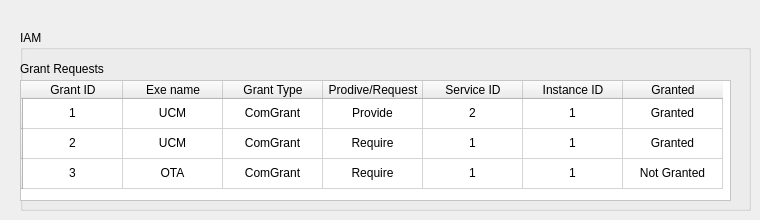
   <widget class="QWidget" name="tab_4">
    <attribute name="title">
     <string>IAM</string>
    </attribute>
    <widget class="QGroupBox" name="groupBox_7">
     <property name="geometry">
      <rect>
       <x>20</x>
       <y>30</y>
       <width>731</width>
       <height>181</height>
      </rect>
     </property>
     <property name="autoFillBackground">
      <bool>true</bool>
     </property>
     <property name="title">
      <string>IAM</string>
     </property>
     <widget class="QTableWidget" name="tableWidget_5">
      <property name="geometry">
       <rect>
        <x>0</x>
        <y>50</y>
        <width>711</width>
        <height>121</height>
       </rect>
      </property>
      <property name="palette">
       <palette>
        <active>
         <colorrole role="Window">
          <brush brushstyle="SolidPattern">
           <color alpha="255">
            <red>255</red>
            <green>255</green>
            <blue>255</blue>
           </color>
          </brush>
         </colorrole>
        </active>
        <inactive>
         <colorrole role="Window">
          <brush brushstyle="SolidPattern">
           <color alpha="255">
            <red>255</red>
            <green>255</green>
            <blue>255</blue>
           </color>
          </brush>
         </colorrole>
        </inactive>
        <disabled>
         <colorrole role="Window">
          <brush brushstyle="SolidPattern">
           <color alpha="255">
            <red>255</red>
            <green>255</green>
            <blue>255</blue>
           </color>
          </brush>
         </colorrole>
        </disabled>
       </palette>
      </property>
      <row>
       <property name="text">
        <string/>
       </property>
      </row>
      <row>
       <property name="text">
        <string/>
       </property>
      </row>
      <row>
       <property name="text">
        <string/>
       </property>
      </row>
      <column>
       <property name="text">
        <string>Grant ID</string>
       </property>
      </column>
      <column>
       <property name="text">
        <string>Exe name</string>
       </property>
      </column>
      <column>
       <property name="text">
        <string>Grant Type</string>
       </property>
      </column>
      <column>
       <property name="text">
        <string>Prodive/Request</string>
       </property>
      </column>
      <column>
       <property name="text">
        <string>Service ID</string>
       </property>
      </column>
      <column>
       <property name="text">
        <string>Instance ID</string>
       </property>
      </column>
      <column>
       <property name="text">
        <string>Granted</string>
       </property>
      </column>
      <item row="0" column="0">
       <property name="text">
        <string>1</string>
       </property>
       <property name="textAlignment">
        <set>AlignCenter</set>
       </property>
      </item>
      <item row="0" column="1">
       <property name="text">
        <string>UCM</string>
       </property>
       <property name="textAlignment">
        <set>AlignCenter</set>
       </property>
      </item>
      <item row="0" column="2">
       <property name="text">
        <string>ComGrant</string>
       </property>
       <property name="textAlignment">
        <set>AlignCenter</set>
       </property>
      </item>
      <item row="0" column="3">
       <property name="text">
        <string>Provide</string>
       </property>
       <property name="textAlignment">
        <set>AlignCenter</set>
       </property>
      </item>
      <item row="0" column="4">
       <property name="text">
        <string>2</string>
       </property>
       <property name="textAlignment">
        <set>AlignCenter</set>
       </property>
      </item>
      <item row="0" column="5">
       <property name="text">
        <string>1</string>
       </property>
       <property name="textAlignment">
        <set>AlignCenter</set>
       </property>
      </item>
      <item row="0" column="6">
       <property name="text">
        <string>Granted</string>
       </property>
       <property name="textAlignment">
        <set>AlignCenter</set>
       </property>
      </item>
      <item row="1" column="0">
       <property name="text">
        <string>2</string>
       </property>
       <property name="textAlignment">
        <set>AlignCenter</set>
       </property>
      </item>
      <item row="1" column="1">
       <property name="text">
        <string>UCM</string>
       </property>
       <property name="textAlignment">
        <set>AlignCenter</set>
       </property>
      </item>
      <item row="1" column="2">
       <property name="text">
        <string>ComGrant</string>
       </property>
       <property name="textAlignment">
        <set>AlignCenter</set>
       </property>
      </item>
      <item row="1" column="3">
       <property name="text">
        <string>Require</string>
       </property>
       <property name="textAlignment">
        <set>AlignCenter</set>
       </property>
      </item>
      <item row="1" column="4">
       <property name="text">
        <string>1</string>
       </property>
       <property name="textAlignment">
        <set>AlignCenter</set>
       </property>
      </item>
      <item row="1" column="5">
       <property name="text">
        <string>1</string>
       </property>
       <property name="textAlignment">
        <set>AlignCenter</set>
       </property>
      </item>
      <item row="1" column="6">
       <property name="text">
        <string>Granted</string>
       </property>
       <property name="textAlignment">
        <set>AlignCenter</set>
       </property>
      </item>
      <item row="2" column="0">
       <property name="text">
        <string>3</string>
       </property>
       <property name="textAlignment">
        <set>AlignCenter</set>
       </property>
      </item>
      <item row="2" column="1">
       <property name="text">
        <string>OTA</string>
       </property>
       <property name="textAlignment">
        <set>AlignCenter</set>
       </property>
      </item>
      <item row="2" column="2">
       <property name="text">
        <string>ComGrant</string>
       </property>
       <property name="textAlignment">
        <set>AlignCenter</set>
       </property>
      </item>
      <item row="2" column="3">
       <property name="text">
        <string>Require</string>
       </property>
       <property name="textAlignment">
        <set>AlignCenter</set>
       </property>
      </item>
      <item row="2" column="4">
       <property name="text">
        <string>1</string>
       </property>
       <property name="textAlignment">
        <set>AlignCenter</set>
       </property>
      </item>
      <item row="2" column="5">
       <property name="text">
        <string>1</string>
       </property>
       <property name="textAlignment">
        <set>AlignCenter</set>
       </property>
      </item>
      <item row="2" column="6">
       <property name="text">
        <string>Not Granted</string>
       </property>
       <property name="textAlignment">
        <set>AlignCenter</set>
       </property>
      </item>
     </widget>
     <widget class="QLabel" name="label_19">
      <property name="geometry">
       <rect>
        <x>0</x>
        <y>30</y>
        <width>141</width>
        <height>17</height>
       </rect>
      </property>
      <property name="text">
       <string>Grant Requests</string>
      </property>
     </widget>
    </widget>
   </widget>
